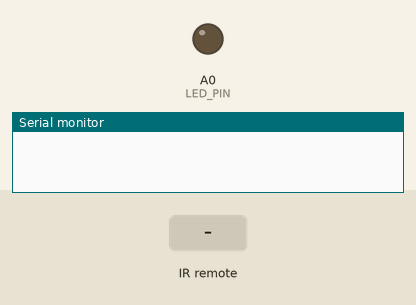
Simulated run of this sketch. Board: Arduino Uno, built with avr-gcc and run on an emulated ATmega328P. Shown: output pins drawn as LEDs (lit = HIGH), the last lines printed to the serial monitor. The inputs (shaded band) are chosen by the test bench.

Above: at 1.2 s.
1.3 s: infrared code 0xFFA857 received
At 1.8 s:
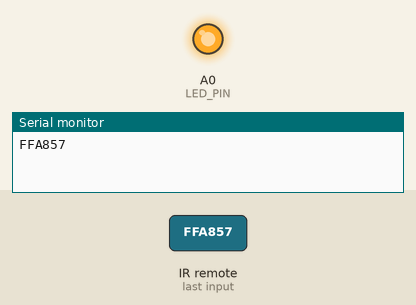
2.8 s: infrared code 0xFFA25D received
Timing chart, 0 to 5.8 s (numbered marks = the images above; inputs shaded):
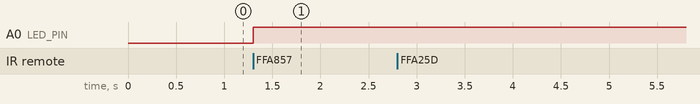

The sketch:

02-17_IR_LED.ino
```cpp
#include <IRremote.h>

byte RECV_PIN = 11, LED_PIN = A0, led = 0, dimValue = 200;

IRrecv irrecv(RECV_PIN);

decode_results results;

void setup() {
  Serial.begin(9600);
  pinMode(LED_PIN, OUTPUT);
  irrecv.enableIRIn(); // Start the receiver
}

void loop() {
  if (irrecv.decode(&results)) {
    Serial.println(results.value, HEX);
    if (results.value == 16753245) {
      if (!led) {
        digitalWrite(LED_PIN, HIGH);
        led = 1;
      }
      else {
        digitalWrite(LED_PIN, LOW);
        led = 0;
      }
    }
    if (results.value == 0xF629D){
      dimValue += 20;
      analogWrite(LED_PIN, dimValue);
    }
    if (results.value == 0xFFA857){
      dimValue -= 20;
      analogWrite(LED_PIN, dimValue);
    }
    irrecv.resume(); // Receive the next value
  }
  delay(100);
}
```

Measured:
- after the input at 1.3 s, A0 (LED_PIN): LOW → HIGH at once
